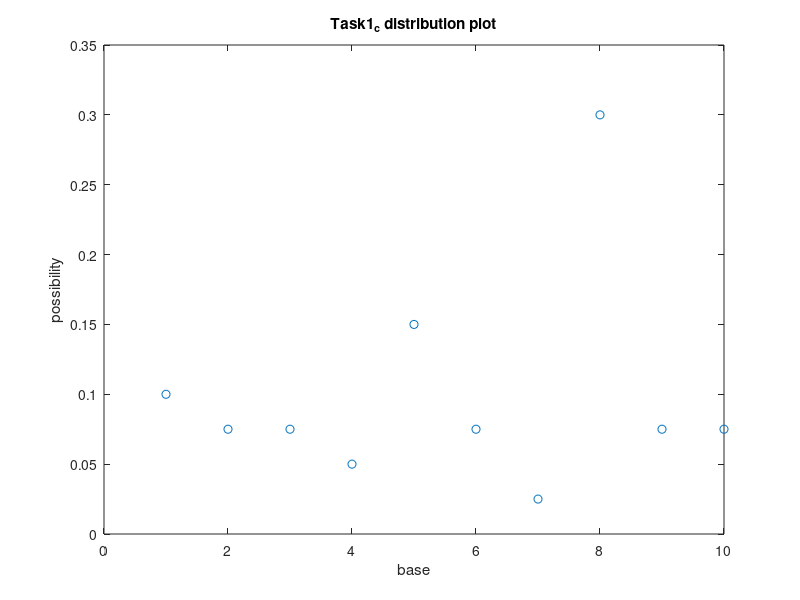

Source code (MATLAB):
clc
clear
%%probelm3
 
for location=0:9
%initial setting
n=1;
p=[0.8,0.4,0.4,0.8,0.4,0.4,0.8,0.4,0.4,0.4];
bel_x=0.1;
p_m=1;
%first prediction and Correction
pz_x=p(location+1);
belx=n*pz_x*bel_x;
bel_x=p_m*belx;
%second move
location =3+location;
if location>9
   location =location-10;  
end
pz_x=p(location+1);
belx=n*pz_x*bel_x;
bel_x=p_m*belx;
%third move
location =4+location;
if location>9
   location =location-10;
end
pz_x=1-p(location+1);
belx=n*pz_x*bel_x;
bel_x=p_m*belx;
%save result
collect(location+1)=belx;
end
%calculate the normalizer to make sume of belx is 1
n=1/sum(collect);
answer=collect*n;
plot(answer,'o')
title('Task1_c distribution plot')
 
xlabel('base')
ylabel('possibility')
